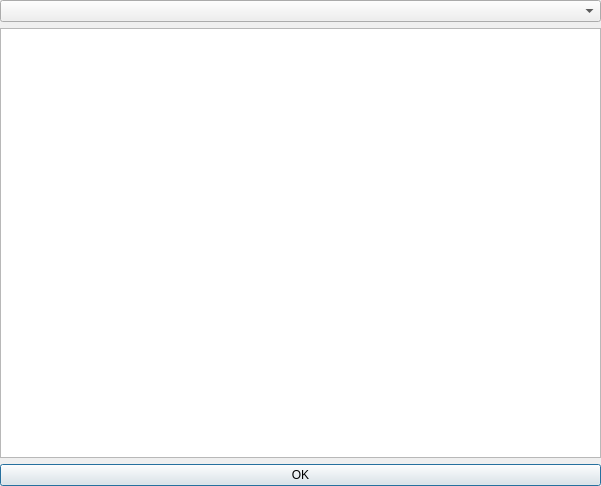
<?xml version="1.0" encoding="UTF-8"?>
<ui version="4.0">
 <class>WhitelistForm</class>
 <widget class="QDialog" name="WhitelistForm">
  <property name="geometry">
   <rect>
    <x>0</x>
    <y>0</y>
    <width>601</width>
    <height>486</height>
   </rect>
  </property>
  <property name="windowTitle">
   <string>Whitelist</string>
  </property>
  <layout class="QVBoxLayout" name="verticalLayout">
   <property name="leftMargin">
    <number>0</number>
   </property>
   <property name="topMargin">
    <number>0</number>
   </property>
   <property name="rightMargin">
    <number>0</number>
   </property>
   <property name="bottomMargin">
    <number>0</number>
   </property>
   <item>
    <widget class="QComboBox" name="comboBox"/>
   </item>
   <item>
    <widget class="QListWidget" name="listWidget"/>
   </item>
   <item>
    <widget class="QPushButton" name="pushButton">
     <property name="text">
      <string>OK</string>
     </property>
    </widget>
   </item>
  </layout>
 </widget>
 <resources/>
 <connections/>
</ui>
